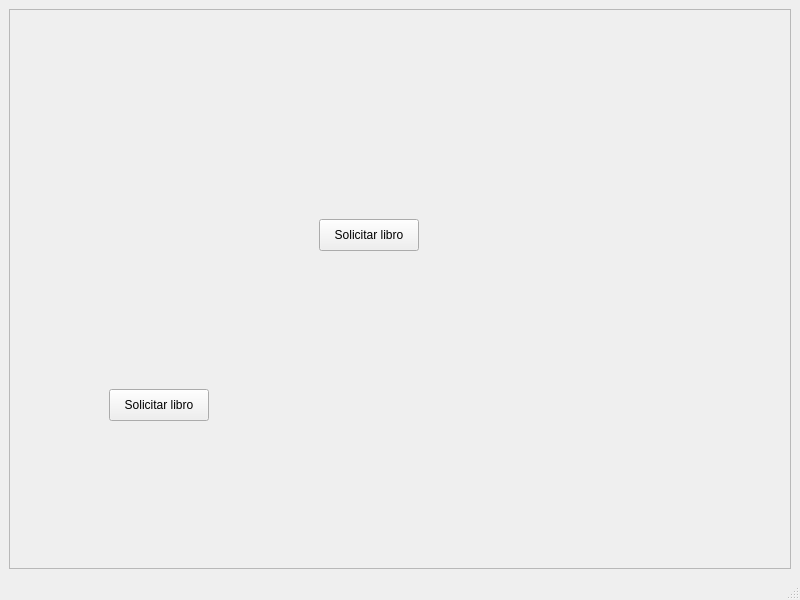
<?xml version="1.0" encoding="UTF-8"?>
<ui version="4.0">
 <class>MainWindow</class>
 <widget class="QMainWindow" name="MainWindow">
  <property name="geometry">
   <rect>
    <x>0</x>
    <y>0</y>
    <width>800</width>
    <height>600</height>
   </rect>
  </property>
  <property name="windowTitle">
   <string>MainWindow</string>
  </property>
  <widget class="QWidget" name="centralwidget">
   <layout class="QVBoxLayout" name="verticalLayout">
    <item>
     <widget class="QFrame" name="frame">
      <property name="frameShape">
       <enum>QFrame::Shape::StyledPanel</enum>
      </property>
      <property name="frameShadow">
       <enum>QFrame::Shadow::Raised</enum>
      </property>
      <widget class="QPushButton" name="BT_solicitarLibros">
       <property name="geometry">
        <rect>
         <x>310</x>
         <y>210</y>
         <width>100</width>
         <height>32</height>
        </rect>
       </property>
       <property name="text">
        <string>Solicitar libro</string>
       </property>
      </widget>
      <widget class="QPushButton" name="BT_regrear">
       <property name="geometry">
        <rect>
         <x>100</x>
         <y>380</y>
         <width>100</width>
         <height>32</height>
        </rect>
       </property>
       <property name="text">
        <string>Solicitar libro</string>
       </property>
      </widget>
     </widget>
    </item>
   </layout>
  </widget>
  <widget class="QMenuBar" name="menubar">
   <property name="geometry">
    <rect>
     <x>0</x>
     <y>0</y>
     <width>800</width>
     <height>24</height>
    </rect>
   </property>
  </widget>
  <widget class="QStatusBar" name="statusbar"/>
 </widget>
 <resources/>
 <connections/>
</ui>
